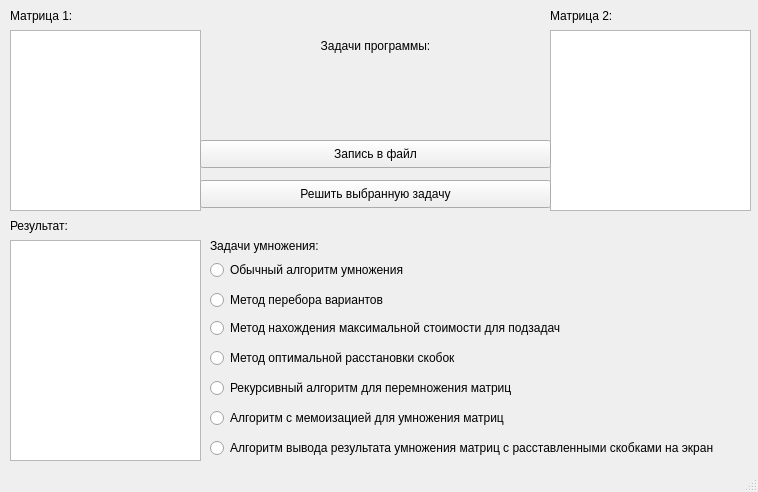
<?xml version="1.0" encoding="UTF-8"?>
<ui version="4.0">
 <class>MatrixMultiptionWindow</class>
 <widget class="QMainWindow" name="MatrixMultiptionWindow">
  <property name="geometry">
   <rect>
    <x>0</x>
    <y>0</y>
    <width>758</width>
    <height>492</height>
   </rect>
  </property>
  <property name="windowTitle">
   <string>Умножение матриц</string>
  </property>
  <widget class="QWidget" name="centralwidget">
   <widget class="QPlainTextEdit" name="plainTextEditMatrix_1">
    <property name="geometry">
     <rect>
      <x>10</x>
      <y>30</y>
      <width>191</width>
      <height>181</height>
     </rect>
    </property>
   </widget>
   <widget class="QPlainTextEdit" name="plainTextEditMatrix_2">
    <property name="geometry">
     <rect>
      <x>550</x>
      <y>30</y>
      <width>201</width>
      <height>181</height>
     </rect>
    </property>
   </widget>
   <widget class="QLabel" name="LabelMatrix1">
    <property name="geometry">
     <rect>
      <x>10</x>
      <y>0</y>
      <width>191</width>
      <height>31</height>
     </rect>
    </property>
    <property name="text">
     <string>Матрица 1:</string>
    </property>
   </widget>
   <widget class="QLabel" name="LabelMatrix2">
    <property name="geometry">
     <rect>
      <x>550</x>
      <y>0</y>
      <width>191</width>
      <height>31</height>
     </rect>
    </property>
    <property name="text">
     <string>Матрица 2:</string>
    </property>
   </widget>
   <widget class="QPlainTextEdit" name="plainTextEditResultMultiplicationMatrix">
    <property name="geometry">
     <rect>
      <x>10</x>
      <y>240</y>
      <width>191</width>
      <height>221</height>
     </rect>
    </property>
    <property name="readOnly">
     <bool>true</bool>
    </property>
   </widget>
   <widget class="QLabel" name="LabelResult">
    <property name="geometry">
     <rect>
      <x>10</x>
      <y>210</y>
      <width>191</width>
      <height>31</height>
     </rect>
    </property>
    <property name="layoutDirection">
     <enum>Qt::LeftToRight</enum>
    </property>
    <property name="text">
     <string>Результат:</string>
    </property>
    <property name="openExternalLinks">
     <bool>false</bool>
    </property>
   </widget>
   <widget class="QRadioButton" name="radioButtonStayAlgoMultiptication">
    <property name="geometry">
     <rect>
      <x>210</x>
      <y>260</y>
      <width>221</width>
      <height>20</height>
     </rect>
    </property>
    <property name="text">
     <string>Обычный алгоритм умножения</string>
    </property>
   </widget>
   <widget class="QLabel" name="LabelMultiplicationTasks">
    <property name="geometry">
     <rect>
      <x>210</x>
      <y>230</y>
      <width>211</width>
      <height>31</height>
     </rect>
    </property>
    <property name="text">
     <string>Задачи умножения:</string>
    </property>
   </widget>
   <widget class="QRadioButton" name="radioButtonPerebor">
    <property name="geometry">
     <rect>
      <x>210</x>
      <y>290</y>
      <width>211</width>
      <height>20</height>
     </rect>
    </property>
    <property name="text">
     <string>Метод перебора вариантов</string>
    </property>
   </widget>
   <widget class="QRadioButton" name="radioButtonMaxBuyPodTasks">
    <property name="geometry">
     <rect>
      <x>210</x>
      <y>320</y>
      <width>381</width>
      <height>16</height>
     </rect>
    </property>
    <property name="text">
     <string>Метод нахождения максимальной стоимости для подзадач</string>
    </property>
   </widget>
   <widget class="QRadioButton" name="radioButtonOptimalRastBackets">
    <property name="geometry">
     <rect>
      <x>210</x>
      <y>350</y>
      <width>381</width>
      <height>16</height>
     </rect>
    </property>
    <property name="text">
     <string>Метод оптимальной расстановки скобок </string>
    </property>
   </widget>
   <widget class="QRadioButton" name="radioButtonRekyrsyvniyAlgoMultiplicationMatrix">
    <property name="geometry">
     <rect>
      <x>210</x>
      <y>380</y>
      <width>381</width>
      <height>16</height>
     </rect>
    </property>
    <property name="text">
     <string>Рекурсивный алгоритм для перемножения матриц</string>
    </property>
   </widget>
   <widget class="QRadioButton" name="radioButtonMemoizationMultiplicationMatrix">
    <property name="geometry">
     <rect>
      <x>210</x>
      <y>410</y>
      <width>381</width>
      <height>16</height>
     </rect>
    </property>
    <property name="text">
     <string>Алгоритм с мемоизацией для умножения матриц</string>
    </property>
   </widget>
   <widget class="QRadioButton" name="radioButtonAlgoInputResultMultiplicationMatrixRasstavSkobkamyNaScreen">
    <property name="geometry">
     <rect>
      <x>210</x>
      <y>440</y>
      <width>541</width>
      <height>16</height>
     </rect>
    </property>
    <property name="text">
     <string>Алгоритм вывода результата умножения матриц с расставленными скобками на экран </string>
    </property>
   </widget>
   <widget class="QPushButton" name="pushButtonResult">
    <property name="geometry">
     <rect>
      <x>200</x>
      <y>180</y>
      <width>351</width>
      <height>28</height>
     </rect>
    </property>
    <property name="text">
     <string>Решить выбранную задачу</string>
    </property>
   </widget>
   <widget class="QPushButton" name="pushButtonFileResult">
    <property name="geometry">
     <rect>
      <x>200</x>
      <y>140</y>
      <width>351</width>
      <height>28</height>
     </rect>
    </property>
    <property name="text">
     <string>Запись в файл</string>
    </property>
   </widget>
   <widget class="QLabel" name="LabelTasksProgramm">
    <property name="geometry">
     <rect>
      <x>200</x>
      <y>30</y>
      <width>351</width>
      <height>31</height>
     </rect>
    </property>
    <property name="text">
     <string>Задачи программы:</string>
    </property>
    <property name="alignment">
     <set>Qt::AlignCenter</set>
    </property>
   </widget>
  </widget>
  <widget class="QStatusBar" name="statusbar"/>
 </widget>
 <resources/>
 <connections/>
</ui>
